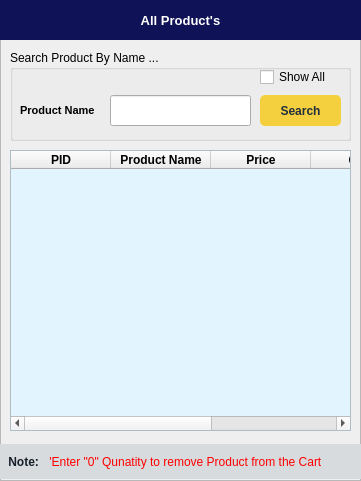
        <widget class="QFrame" name="frame_3">
         <property name="geometry">
          <rect>
           <x>10</x>
           <y>0</y>
           <width>361</width>
           <height>481</height>
          </rect>
         </property>
         <property name="styleSheet">
          <string notr="true">QFrame#frame_3{
border:1px solid rgb(213, 216, 220);
}</string>
         </property>
         <property name="frameShape">
          <enum>QFrame::StyledPanel</enum>
         </property>
         <property name="frameShadow">
          <enum>QFrame::Raised</enum>
         </property>
         <widget class="QLabel" name="label_33">
          <property name="geometry">
           <rect>
            <x>0</x>
            <y>0</y>
            <width>361</width>
            <height>40</height>
           </rect>
          </property>
          <property name="font">
           <font>
            <pointsize>10</pointsize>
            <weight>75</weight>
            <bold>true</bold>
           </font>
          </property>
          <property name="styleSheet">
           <string notr="true">background-color: rgb(15, 18, 86);
color: rgb(255, 255, 255);</string>
          </property>
          <property name="text">
           <string>All Product's</string>
          </property>
          <property name="alignment">
           <set>Qt::AlignCenter</set>
          </property>
         </widget>
         <widget class="QGroupBox" name="groupBox_4">
          <property name="geometry">
           <rect>
            <x>10</x>
            <y>50</y>
            <width>341</width>
            <height>91</height>
           </rect>
          </property>
          <property name="title">
           <string>Search Product By Name ...</string>
          </property>
          <widget class="QLabel" name="label_34">
           <property name="geometry">
            <rect>
             <x>10</x>
             <y>50</y>
             <width>91</width>
             <height>21</height>
            </rect>
           </property>
           <property name="font">
            <font>
             <pointsize>8</pointsize>
             <weight>75</weight>
             <bold>true</bold>
            </font>
           </property>
           <property name="text">
            <string>Product Name</string>
           </property>
          </widget>
          <widget class="QLineEdit" name="Sales_Search_Product_Input">
           <property name="geometry">
            <rect>
             <x>100</x>
             <y>45</y>
             <width>141</width>
             <height>31</height>
            </rect>
           </property>
          </widget>
          <widget class="QPushButton" name="Sales_Product_Search_Btn">
           <property name="geometry">
            <rect>
             <x>250</x>
             <y>45</y>
             <width>81</width>
             <height>31</height>
            </rect>
           </property>
           <property name="font">
            <font>
             <weight>75</weight>
             <bold>true</bold>
            </font>
           </property>
           <property name="cursor">
            <cursorShape>PointingHandCursor</cursorShape>
           </property>
           <property name="styleSheet">
            <string notr="true">QPushButton{
  background-color: rgb(244, 208, 63);
  color: rgb(33, 47, 61);
  border-radius: 5px;
}
QPushButton::pressed{
	padding-left:2px;
	padding-top: 3px;
	background-color: rgb(248, 196, 113);
}</string>
           </property>
           <property name="text">
            <string>Search</string>
           </property>
          </widget>
          <widget class="QCheckBox" name="Sales_checkBox">
           <property name="geometry">
            <rect>
             <x>250</x>
             <y>17</y>
             <width>71</width>
             <height>20</height>
            </rect>
           </property>
           <property name="font">
            <font>
             <pointsize>9</pointsize>
            </font>
           </property>
           <property name="text">
            <string>Show All</string>
           </property>
          </widget>
         </widget>
         <widget class="QTableWidget" name="Sales_Product_tableWidget">
          <property name="geometry">
           <rect>
            <x>10</x>
            <y>150</y>
            <width>341</width>
            <height>281</height>
           </rect>
          </property>
          <property name="styleSheet">
           <string notr="true">QTableWidget#Sales_Product_tableWidget{
background-color: rgb(226, 245, 255);
}</string>
          </property>
          <property name="rowCount">
           <number>0</number>
          </property>
          <column>
           <property name="text">
            <string>PID</string>
           </property>
           <property name="font">
            <font>
             <weight>75</weight>
             <bold>true</bold>
            </font>
           </property>
           <property name="textAlignment">
            <set>AlignCenter</set>
           </property>
          </column>
          <column>
           <property name="text">
            <string>Product Name</string>
           </property>
           <property name="font">
            <font>
             <weight>75</weight>
             <bold>true</bold>
            </font>
           </property>
           <property name="textAlignment">
            <set>AlignCenter</set>
           </property>
          </column>
          <column>
           <property name="text">
            <string>Price</string>
           </property>
           <property name="font">
            <font>
             <weight>75</weight>
             <bold>true</bold>
            </font>
           </property>
           <property name="textAlignment">
            <set>AlignCenter</set>
           </property>
          </column>
          <column>
           <property name="text">
            <string>QTY</string>
           </property>
           <property name="font">
            <font>
             <weight>75</weight>
             <bold>true</bold>
            </font>
           </property>
           <property name="textAlignment">
            <set>AlignCenter</set>
           </property>
          </column>
          <column>
           <property name="text">
            <string>Status</string>
           </property>
           <property name="font">
            <font>
             <weight>75</weight>
             <bold>true</bold>
            </font>
           </property>
           <property name="textAlignment">
            <set>AlignCenter</set>
           </property>
          </column>
         </widget>
         <widget class="QLabel" name="label_35">
          <property name="geometry">
           <rect>
            <x>0</x>
            <y>444</y>
            <width>361</width>
            <height>35</height>
           </rect>
          </property>
          <property name="font">
           <font>
            <pointsize>9</pointsize>
            <weight>75</weight>
            <bold>true</bold>
           </font>
          </property>
          <property name="styleSheet">
           <string notr="true">background-color: rgb(215, 219, 221);
color: rgb(23, 32, 42);</string>
          </property>
          <property name="text">
           <string> Note:</string>
          </property>
          <property name="textFormat">
           <enum>Qt::PlainText</enum>
          </property>
          <property name="margin">
           <number>0</number>
          </property>
          <property name="indent">
           <number>5</number>
          </property>
          <property name="openExternalLinks">
           <bool>false</bool>
          </property>
         </widget>
         <widget class="QLabel" name="label_61">
          <property name="geometry">
           <rect>
            <x>46</x>
            <y>454</y>
            <width>301</width>
            <height>16</height>
           </rect>
          </property>
          <property name="font">
           <font>
            <pointsize>9</pointsize>
           </font>
          </property>
          <property name="styleSheet">
           <string notr="true">color: rgb(255, 0, 0);</string>
          </property>
          <property name="text">
           <string> 'Enter &quot;0&quot; Qunatity to remove Product from the Cart</string>
          </property>
         </widget>
        </widget>
